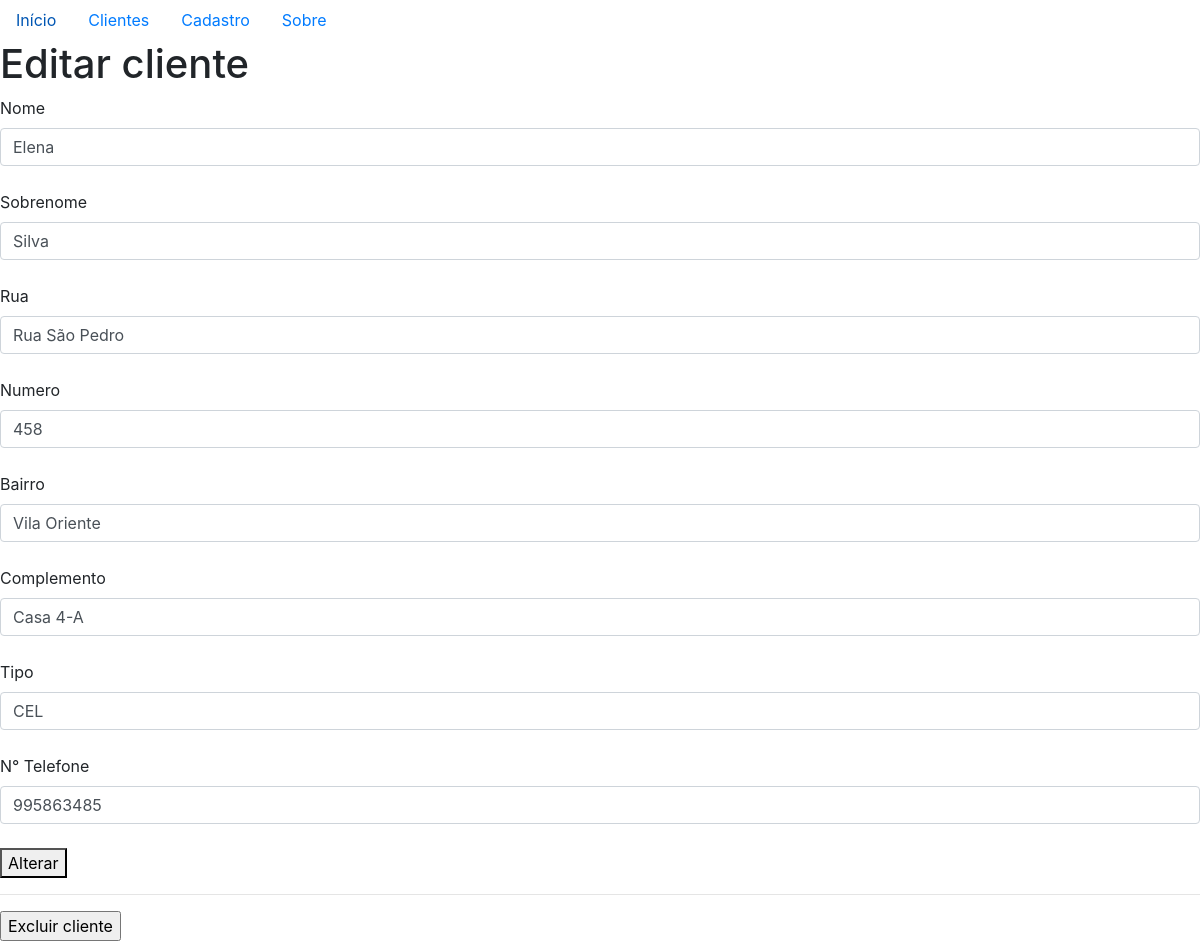
/6/editar/, run on the app's committed database.
### tables this page shows
CREATE TABLE cliente(
	id INTEGER PRIMARY KEY AUTOINCREMENT,
	nome TEXT(30) NOT NULL,
	sobrenome TEXT(30) NOT NULL
);

CREATE TABLE endereco(
	id INTEGER PRIMARY KEY AUTOINCREMENT,
	clienteid INT,
	rua TEXT(150) NOT NULL,
	numero TEXT(20),
	bairro TEXT(50) NOT NULL,
	complemento TEXT (150),
	CONSTRAINT fk_endereco_cliente FOREIGN KEY(clienteid) REFERENCES cliente(id)
);

CREATE TABLE telefone(
	id INTEGER PRIMARY KEY AUTOINCREMENT,
	tipo TEXT(3) NOT NULL,
	telnum TEXT(15) NOT NULL,
	clienteid INT,
	CHECK (TIPO IN ('RES','COM','CEL')),
	FOREIGN KEY(clienteid) REFERENCES cliente(id)
);

### app.py (the view, shortened to what this page needs)
@app.route('/<int:id>/editar/', methods=('GET', 'POST'))
def editar(id):
    cliente = get_cliente(id)
    endereco = get_endereco(id)
    telefone = get_telefone(id)
    return render_template('editar.html', cliente=cliente, endereco=endereco, telefone=telefone)

### app.py (called while the page is built)
def get_db_connection():
    conn = sqlite3.connect('database.db')
    conn.row_factory = sqlite3.Row
    return conn

def get_cliente(cliente_id):
    conn = get_db_connection()
    cliente = conn.execute('SELECT * FROM cliente WHERE id = ?',
                        (cliente_id,)).fetchone()
    conn.close()
    if cliente is None:
        abort(404)
    return cliente

def get_endereco(endereco_id):
    conn = get_db_connection()
    endereco = conn.execute('SELECT * FROM endereco WHERE id = ?',
                        (endereco_id,)).fetchone()
    conn.close()
    if endereco is None:
        abort(404)
    return endereco

def get_telefone(telefone_id):
    conn = get_db_connection()
    telefone = conn.execute('SELECT * FROM telefone WHERE id = ?',
                        (telefone_id,)).fetchone()
    conn.close()
    if telefone is None:
        abort(404)
    return telefone

### templates/editar.html
{% extends 'base.html' %}
{% block content %}
    <h1>{% block title %} Editar cliente {% endblock%}</h1>
    <form method="post">
        <label for="nome">Nome</label>
        <br>
        <input type="text" class = "form-control" name="nome"
               placeholder="Inserir nome"
               value="{{ request.form['nome'] or cliente['nome'] }}"></input>
        <br>
         <label for="sobrenome">Sobrenome</label>
        <br>
        <input type="text" class = "form-control" name="sobrenome"
               placeholder="Inserir sobrenome"
               value="{{ request.form['sobrenome'] or cliente['sobrenome'] }}"></input>
        <br>
        <label for="rua">Rua</label>
        <br>
        <input type="text" class = "form-control" name="rua"
               placeholder="Ex: rua dos bobos"
               value="{{ request.form['rua'] or endereco['rua'] }}"></input>
        <br>
         <label for="numero">Numero</label>
        <br>
        <input type="text" class = "form-control" name="numero"
               placeholder="Ex: 999"
               value="{{ request.form['numero'] or endereco['numero']  }}"></input>
        <br>
         <label for="bairro">Bairro</label>
        <br>
        <input type="text" class = "form-control" name="bairro"
               placeholder="Ex: Jardin Europa"
               value="{{ request.form['bairro'] or endereco ['bairro']  }}"></input>
        <br>
         <label for="Complemento">Complemento</label>
        <br>
        <input type="text" class = "form-control" name="complemento"
               placeholder="Ex: próximo a padaria"
               value="{{ request.form['complemento'] or endereco['complemento'] }}"></input>
        <br>
        <label for="tipo">Tipo</label>
        <br>
        <input type="text" class = "form-control" name="tipo"
               placeholder="RES, COM ou CEL"
               value="{{ request.form['tipo'] or telefone['tipo']  }}"></input>
        <br>
        <label for="telnum">N° Telefone</label>
        <br>
        <input type="text" class = "form-control" name="telnum"
               placeholder="xx xxxx-xxxx"
               value="{{ request.form['telnum'] or telefone['telnum']  }}"></input>
        <br>
        <button type="submit">Alterar</button>
  </form>
  <hr>
    <form action="{{ url_for('excluir', id=cliente['id']) }}" method="POST">
        <input type="submit" value="Excluir cliente"
                onclick="return confirm('Você tem certeza de que deseja excluir esse cliente?')">
    </form>
{% endblock %}

### data on the page
cliente: nome "Elena", sobrenome "Silva"
endereco: rua "Rua São Pedro", numero "458", bairro "Vila Oriente", complemento "Casa 4-A"
telefone: tipo "CEL", telnum "995863485"
